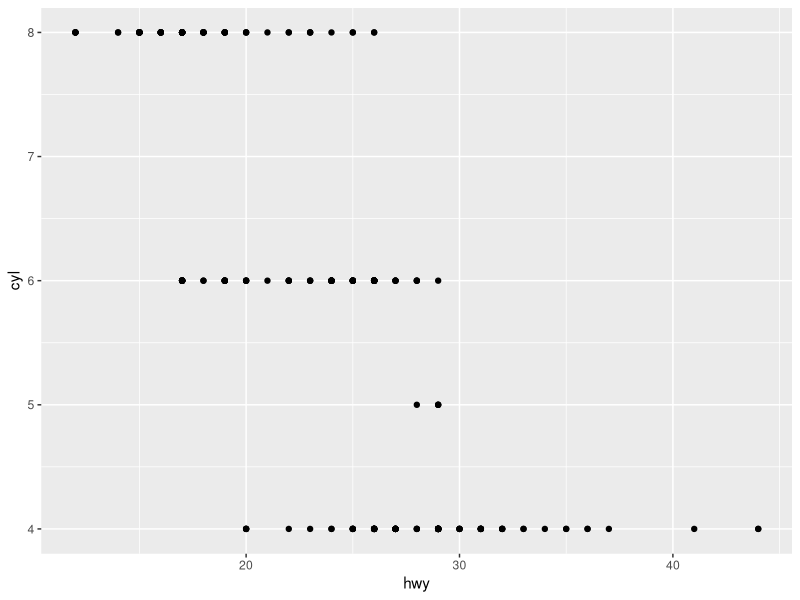
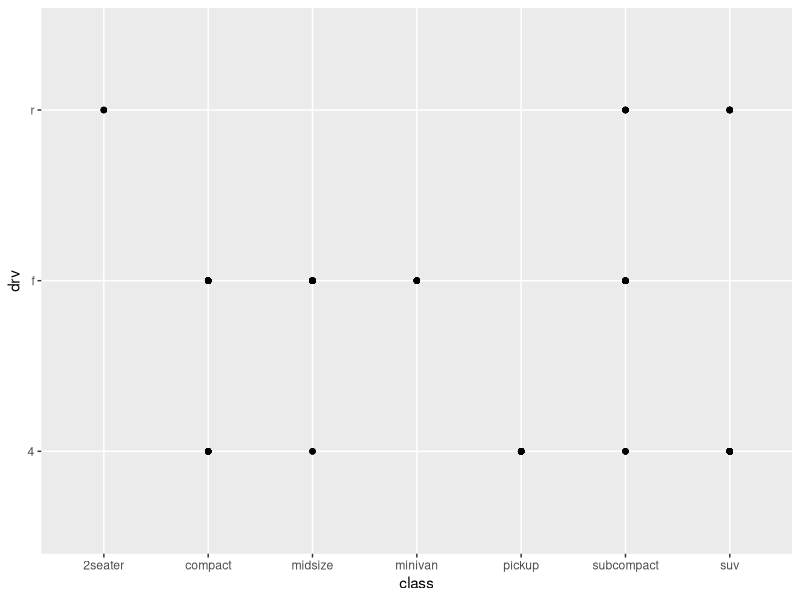
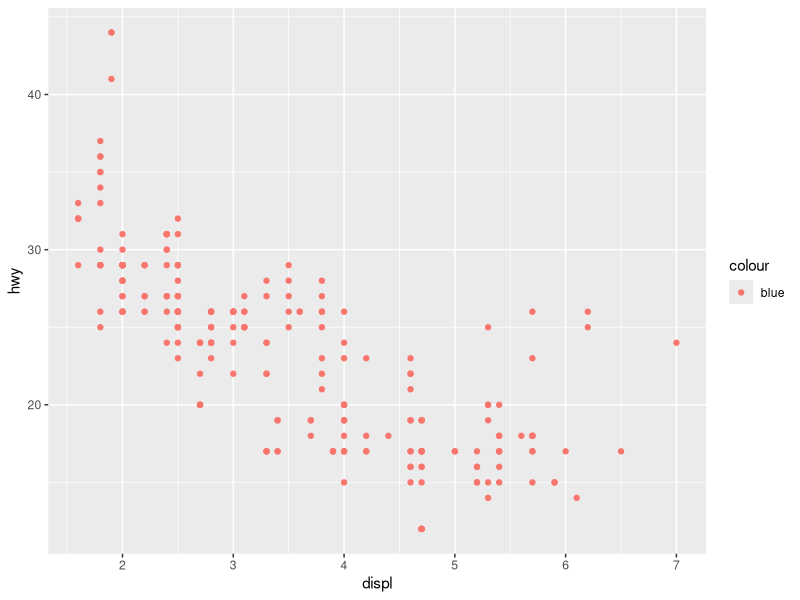
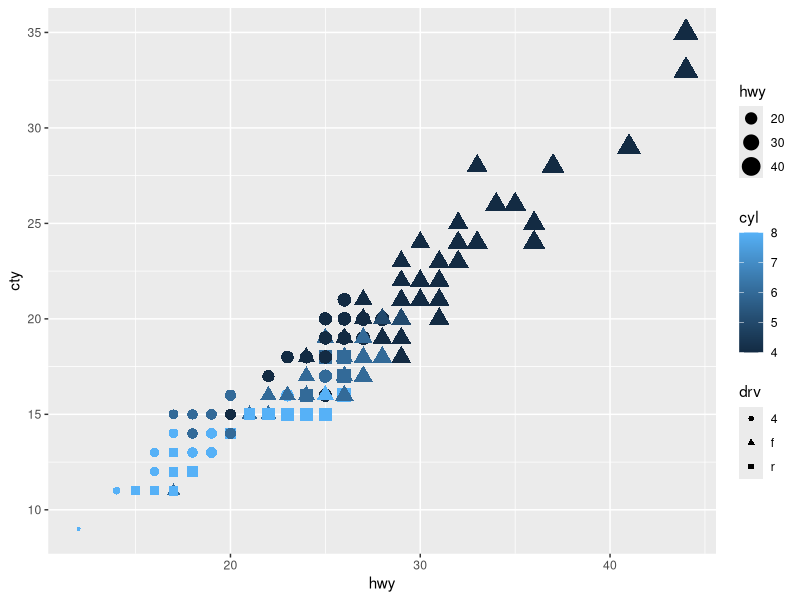
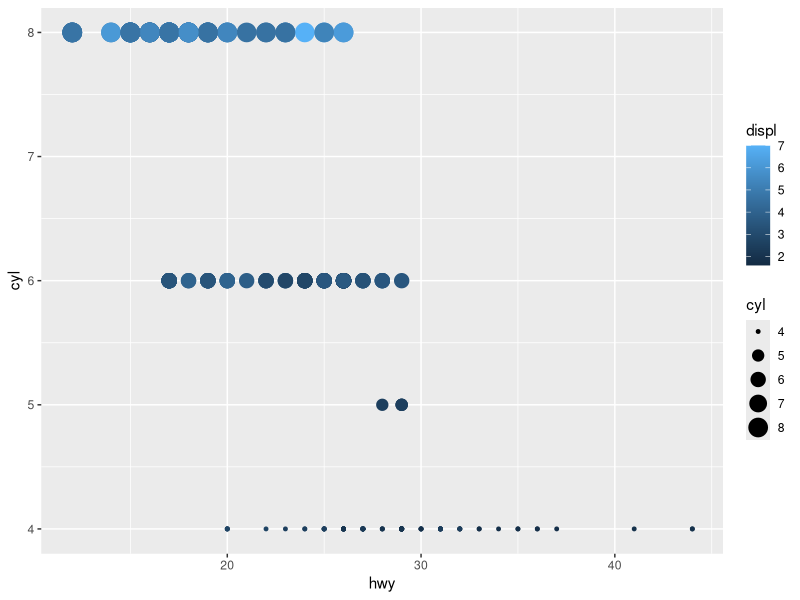
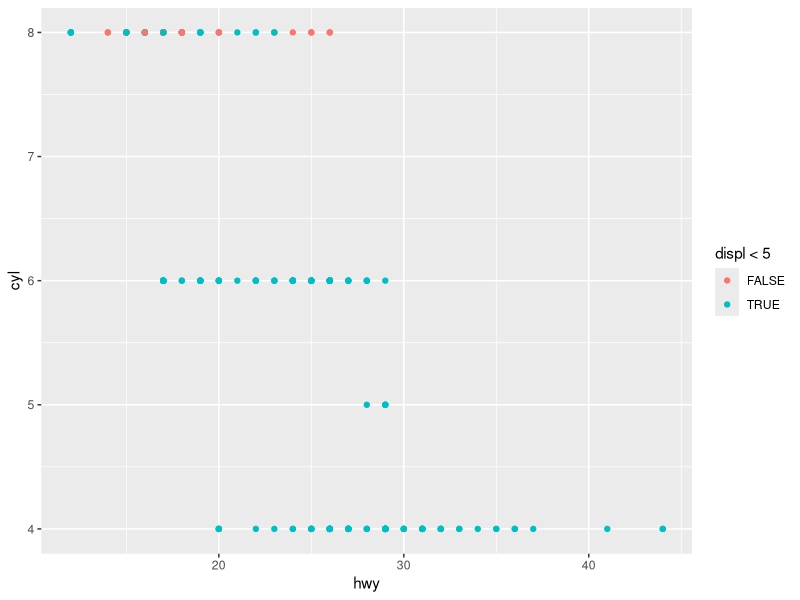
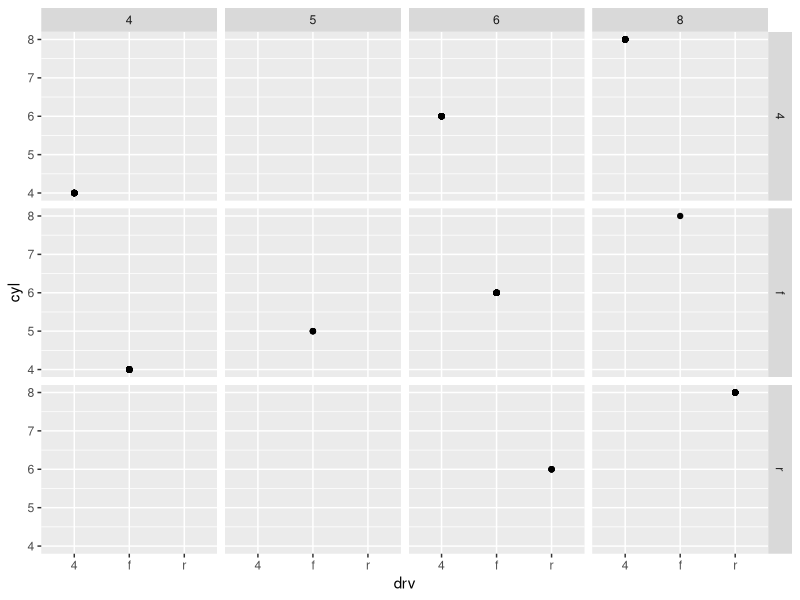
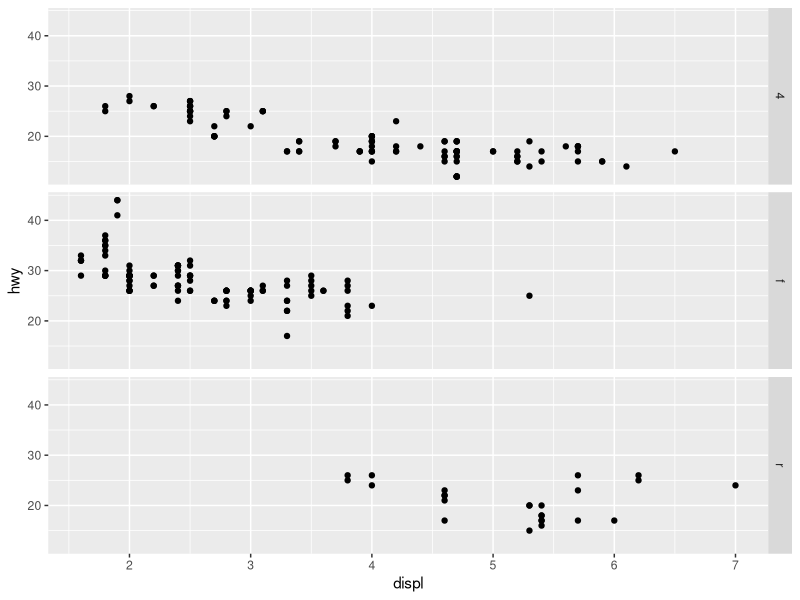

Write the R code that produced these figures, in order.
library(ggplot2)
#q1
p=ggplot(data=mpg,aes(x=hwy,y=cyl))
p+geom_point()
#q2
p=ggplot(data=mpg,aes(x=class,y=drv))
p+geom_point()
#q3
ggplot(data=mpg)+geom_point(mapping = aes(x=displ,y=hwy,color="blue"))
#color of the graph is red as it has taken color as an object and it tries to make plot between color and blue
#q4
ggplot(data=mpg)+geom_point(mapping = aes(hwy,cty,color=cyl,size=hwy,shape=drv))
#in continous variable scale is shown and for categorical variable category name is shown
#q5
ggplot(data=mpg)+geom_point(mapping = aes(x=hwy,y=cyl,color=displ,size=cyl))
#q6
ggplot(data=mpg)+geom_point(mapping = aes(x=hwy,y=cyl,color=displ<5))
#q7
ggplot(data=mpg)+geom_point(mapping=aes(x=drv,y=cyl))+facet_grid(drv~cyl)
#empty grid means there is no data fro the combination
#q8
ggplot(data=mpg)+geom_point(mapping = aes(x=displ,y=hwy))+facet_grid(drv~.)
ggplot(data=mpg)+geom_point(mapping = aes(x=displ,y=hwy))+facet_grid(.~cyl)
#x~. plots the attribute without a y attribute means the plot will be shown row wise and vice versa
#q9
ggplot(data=mpg,mapping=aes(x=displ,y=hwy))+geom_point()+geom_smooth()
ggplot()+geom_point(data=mpg,mapping=aes(x=displ,y=hwy))+geom_smooth(data = mpg,mapping = aes(x=displ,y=hwy))
#both graph looks same because the imformation provided to ggplot in the first plot is same as in the layers of 2nd plot
#q10
ggplot(mpg,aes(displ,hwy))+geom_jitter()+geom_smooth()
ggplot(mpg,aes(displ,hwy))+geom_point()+geom_smooth()
ggplot(mpg,aes(displ,hwy,color=drv))+geom_jitter()+geom_smooth()
ggplot(mpg,aes(displ,hwy,color=drv))+geom_point()+geom_smooth()
ggplot(mpg,aes(displ,hwy))+geom_point(mapping=aes(color=drv))+geom_smooth(se=FALSE,mapping=aes(linetype=drv))
ggplot(data=mpg,mapping=aes(x=displ,y=hwy))+geom_point(mapping=aes(color=drv))+geom_point(shape=21,color="white",stroke=2)
